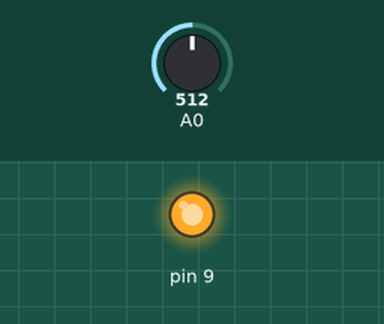
A sketch run on a simulated Arduino Uno, built with avr-gcc and run on an emulated ATmega328P. Parts: output pins drawn as LEDs (lit = HIGH). The inputs (shaded band) are chosen by the test bench; at power-on: A0 = 512. What the sketch prints to the serial monitor is not drawn.

Above: at 1.2 s.
1.3 s: A0 set to 482
At 1.9 s:
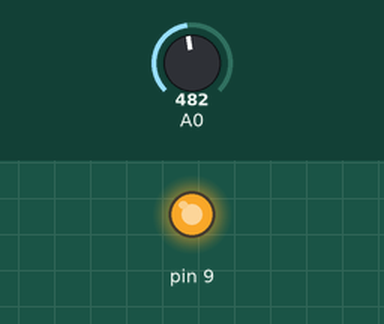
2.8 s: A0 set to 306
At 3.2 s:
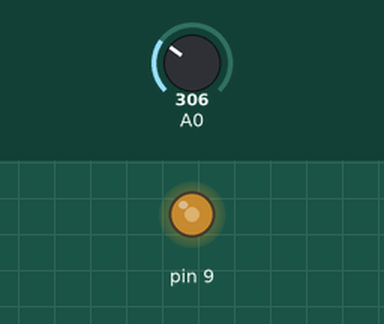
4.3 s: A0 set to 90
At 5.4 s:
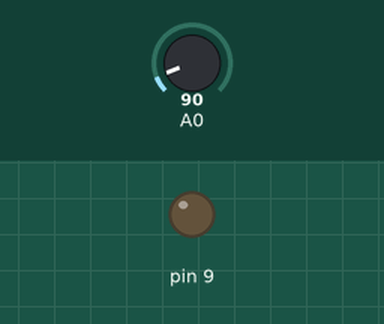
Timing chart, 0 to 7.3 s (numbered marks = the images above; inputs shaded):
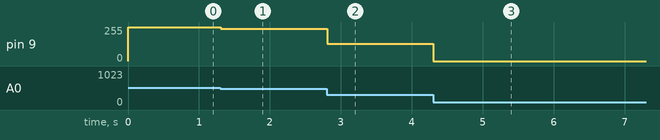

The sketch:

biglittlelight.ino
```cpp
void setup() {
  // put your setup code here, to run once
  Serial.begin(9600);
}

void loop() {
  // put your main code here, to run repeatedly:
int peggy =analogRead(A0);
int terry ;
Serial.println(peggy);
if (peggy <=100)peggy=100;
if (peggy >=500)peggy=500;
terry = map(peggy,100,500,0,255);
analogWrite(9,terry);
delay(1);
}
```

Measured:
- after the input at 1.3 s, pin 9: 255/255 → 243/255 at once
- after the input at 2.8 s, pin 9: 243/255 → 131/255 at once
- after the input at 4.3 s, pin 9: 131/255 → 0/255 at once
